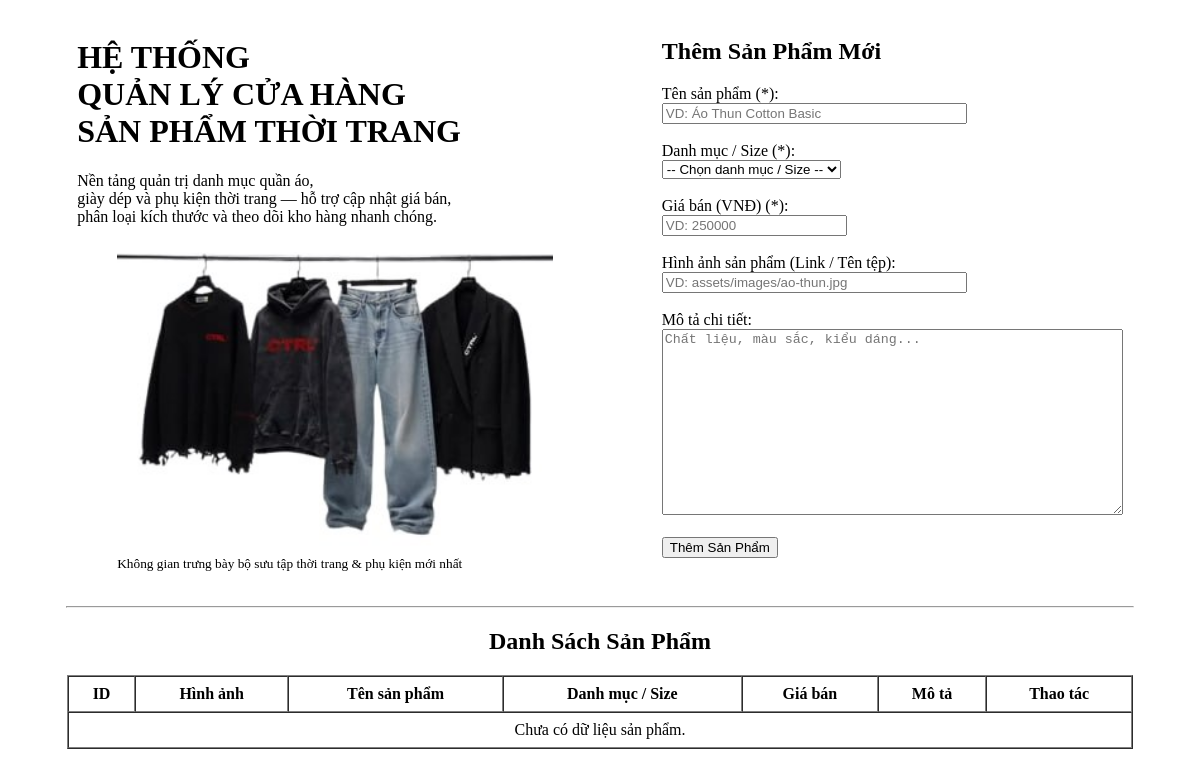
The app's page /, older data.
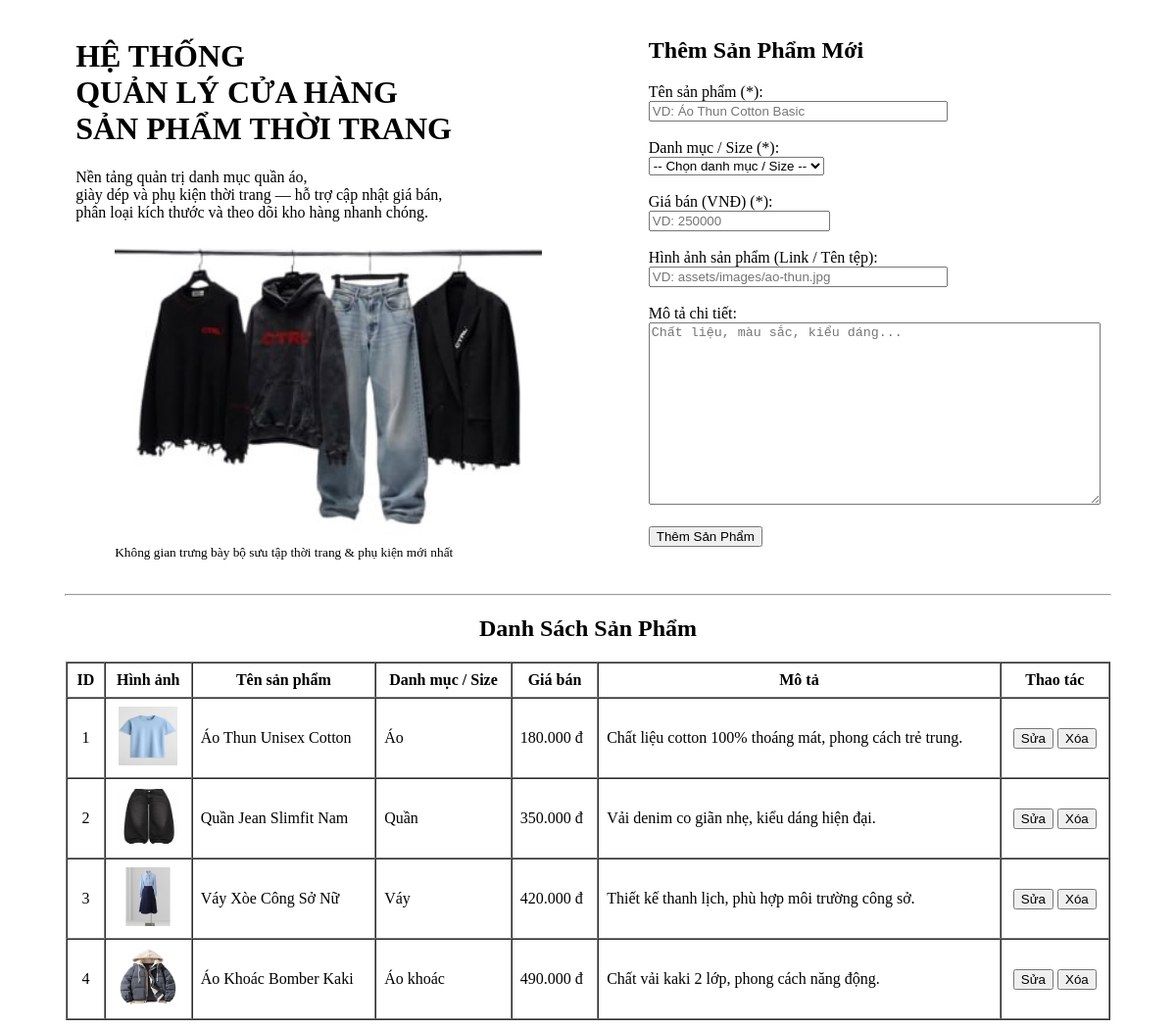
The same page, newer data.
### tables this page shows
CREATE TABLE `products` (
    `id` INT AUTO_INCREMENT PRIMARY KEY,
    `name` VARCHAR(255) NOT NULL,
    `category` VARCHAR(100) NOT NULL,
    `price` DECIMAL(12, 2) NOT NULL DEFAULT 0,
    `image` VARCHAR(255) NULL,
    `description` TEXT NULL,
    `created_at` TIMESTAMP DEFAULT CURRENT_TIMESTAMP
);

### controllers/ProductController.php (called while the page is built, shortened)
<?php
require_once __DIR__ . '/../models/Product.php';
class ProductController {
    private Product $productModel;
    public function __construct() {
        $db = Database::getConnection();
        $this->productModel = new Product($db);
    }
    public function index(): void {
        $products = $this->productModel->getAll();
        require_once __DIR__ . '/../views/products/index.php';
    }
}

### models/Product.php (called while the page is built, shortened)
<?php
class Product {
    private $db;
    public function __construct($pdo) {
        $this->db = $pdo;
    }
    public function getAll() {
        $sql = "SELECT * FROM products";
        $stmt = $this->db->prepare($sql);
        $stmt->execute();
        return $stmt->fetchAll(PDO::FETCH_ASSOC);
    }
}
?>

### views/products/index.php (the view, shortened to what this page needs)
<!DOCTYPE html>
<html lang="vi">
<head>
</head>
<body>
    <main class="container">
        <table class="top-wrapper" width="90%" align="center" border="0" cellpadding="10" cellspacing="0">
            <tr valign="top">
                <td width="55%">
                    <header class="main-header">
                        <h1>
                            <strong>
                                HỆ THỐNG<br>
                                QUẢN LÝ CỬA HÀNG<br>
                                SẢN PHẨM THỜI TRANG<br>
                            </strong>
                        </h1>
                        <p>
                            Nền tảng quản trị danh mục quần áo,<br>
                            giày dép và phụ kiện thời trang — hỗ trợ cập nhật giá bán,<br>
                            phân loại kích thước và theo dõi kho hàng nhanh chóng.<br>
                        </p>
                        <figure>
                            <img src="assets/images/fashion.png" alt="Cửa hàng thời trang và phụ kiện" width="90%" height="auto">
                            <figcaption><small>Không gian trưng bày bộ sưu tập thời trang & phụ kiện mới nhất</small></figcaption>
                        </figure>
                    </header>
                </td>
                <td width="45%">
                    <section class="form-section" id="product-form-area">
                        <h2><?= isset($editProduct) ? 'Cập Nhật Sản Phẩm' : 'Thêm Sản Phẩm Mới' ?></h2>
                        <form action="index.php?action=<?= isset($editProduct) ? 'update' : 'store' ?>" method="POST" id="productForm">
                            <div class="form-group">
                                <label for="name">Tên sản phẩm (*):</label><br>
                                <input type="text" id="name" name="name" size="35" placeholder="VD: Áo Thun Cotton Basic"
                                       value="<?= isset($editProduct) ? htmlspecialchars($editProduct['name']) : '' ?>" required>
                            </div>
                            <br>
                            <div class="form-group">
                                <label for="category">Danh mục / Size (*):</label><br>
                                <select id="category" name="category" required>
                                    <option value="">-- Chọn danh mục / Size --</option>
                                </select>
                            </div>
                            <br>
                            <div class="form-group">
                                <label for="price">Giá bán (VNĐ) (*):</label><br>
                                <input type="number" id="price" name="price" placeholder="VD: 250000" min="1000"
                                       value="<?= isset($editProduct) ? $editProduct['price'] : '' ?>" required>
                            </div>
                            <br>
                            <div class="form-group">
                                <label for="image">Hình ảnh sản phẩm (Link / Tên tệp):</label><br>
                                <input type="text" id="image" name="image" size="35" placeholder="VD: assets/images/ao-thun.jpg"
                                       value="<?= isset($editProduct) && isset($editProduct['image']) ? htmlspecialchars($editProduct['image']) : '' ?>">
                            </div>
                            <br>
                            <div class="form-group">
                                <label for="description">Mô tả chi tiết:</label><br>
                                <textarea id="description" name="description" rows="12" cols="55" placeholder="Chất liệu, màu sắc, kiểu dáng..."><?= isset($editProduct) ? htmlspecialchars($editProduct['description']) : '' ?></textarea>
                            </div>
                            <br>
                            <div class="form-actions">
                                <input type="submit" class="btn btn-primary" id="btnSubmit"
                                       value="<?= isset($editProduct) ? 'Lưu Cập Nhật' : 'Thêm Sản Phẩm' ?>">
                            </div>
                        </form>
                    </section>
                </td>
            </tr>
        </table>
        <hr width="90%">
        <section class="table-section" id="product-list-area">
            <h2 align="center">Danh Sách Sản Phẩm</h2>
            <table class="product-table" id="productTable" border="1" cellpadding="8" cellspacing="0" width="90%" align="center">
                <thead>
                    <tr>
                        <th>ID</th>
                        <th>Hình ảnh</th>
                        <th>Tên sản phẩm</th>
                        <th>Danh mục / Size</th>
                        <th>Giá bán</th>
                        <th>Mô tả</th>
                        <th>Thao tác</th>
                    </tr>
                </thead>
                <tbody>
                    <?php if (!empty($products)): ?>
                        <?php foreach ($products as $item): ?>
                        <tr>
                            <td align="center"><?= $item['id'] ?></td>
                            <td align="center">
                                <?php if (!empty($item['image'])): ?>
                                    <img src="<?= htmlspecialchars($item['image']) ?>" alt="<?= htmlspecialchars($item['name']) ?>" class="product-img" width="60" height="60">
                                <?php else: ?>
                                    <span>Chưa có ảnh</span>
                                <?php endif; ?>
                            </td>
                            <td><?= htmlspecialchars($item['name']) ?></td>
                            <td><?= htmlspecialchars($item['category']) ?></td>
                            <td><?= number_format($item['price'], 0, ',', '.') ?> đ</td>
                            <td><?= htmlspecialchars($item['description']) ?></td>
                            <td class="action-buttons" align="center">
                                <input type="button" class="btn btn-edit" value="Sửa"
                                       onclick="window.location.href='index.php?action=edit&id=<?= $item['id'] ?>'">
                                <input type="button" class="btn btn-delete" value="Xóa"
                                       onclick="window.location.href='index.php?action=delete&id=<?= $item['id'] ?>'">
                            </td>
                        </tr>
                        <?php endforeach; ?>
                    <?php else: ?>
                        <tr>
                            <td colspan="7" align="center">Chưa có dữ liệu sản phẩm.</td>
                        </tr>
                    <?php endif; ?>
                </tbody>
            </table>
        </section>
    </main>
</body>
</html>

### index.php (shortened to what this page needs)
<?php
require_once __DIR__ . '/controllers/ProductController.php';
$controller = new ProductController();
$action = $_GET['action'] ?? 'index';
switch ($action) {
    case 'index':
        $controller->index();
        break;
}

Row changes from the older to the newer data that the page shows:
added products: id "1", image (picture), name "Áo Thun Unisex Cotton", category "Áo", price "180.000", description "Chất liệu cotton 100% thoáng mát, phong cách trẻ trung."
added products: id "2", image (picture), name "Quần Jean Slimfit Nam", category "Quần", price "350.000", description "Vải denim co giãn nhẹ, kiểu dáng hiện đại."
added products: id "3", image (picture), name "Váy Xòe Công Sở Nữ", category "Váy", price "420.000", description "Thiết kế thanh lịch, phù hợp môi trường công sở."
added products: id "4", image (picture), name "Áo Khoác Bomber Kaki", category "Áo khoác", price "490.000", description "Chất vải kaki 2 lớp, phong cách năng động."
Text that changed along with them:
text no longer shown: "Chưa có dữ liệu sản phẩm."
